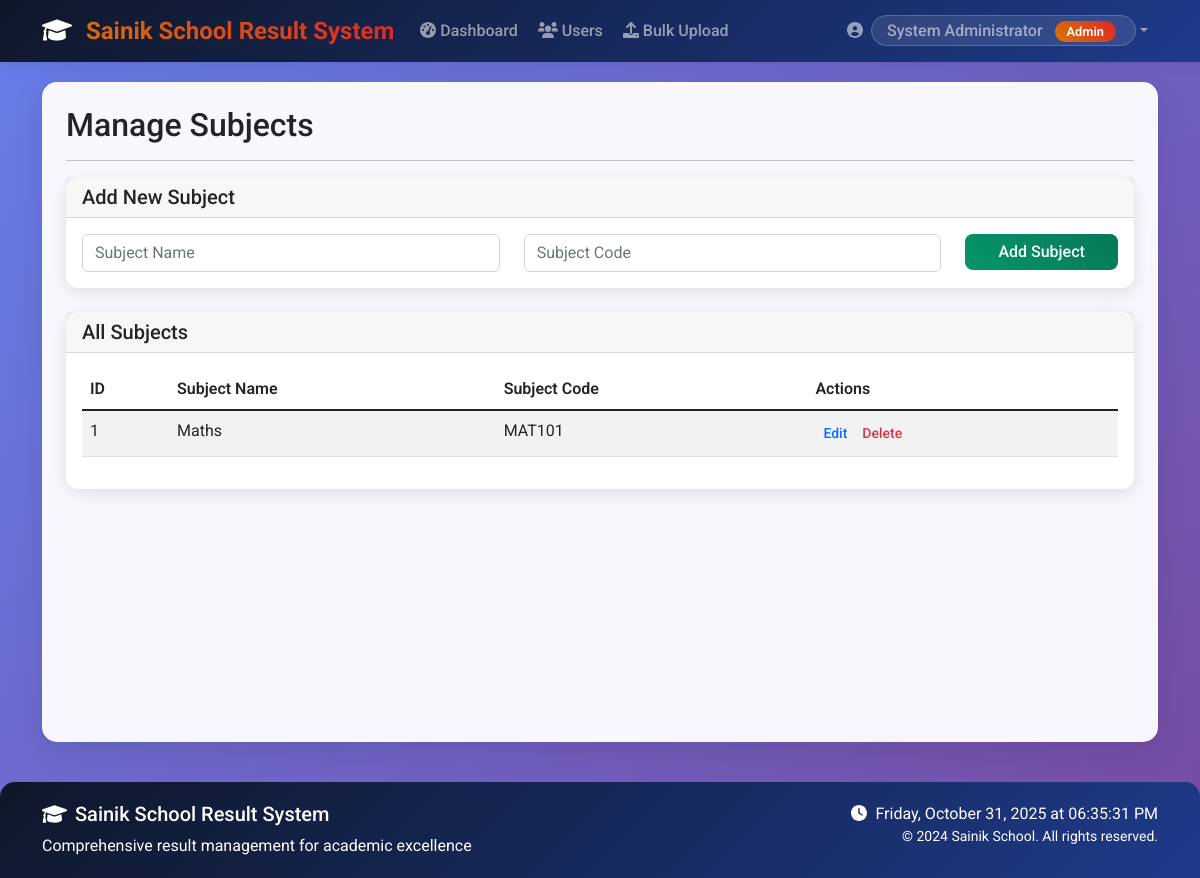
Before: /admin/manage_subjects (signed in) with the older database file.
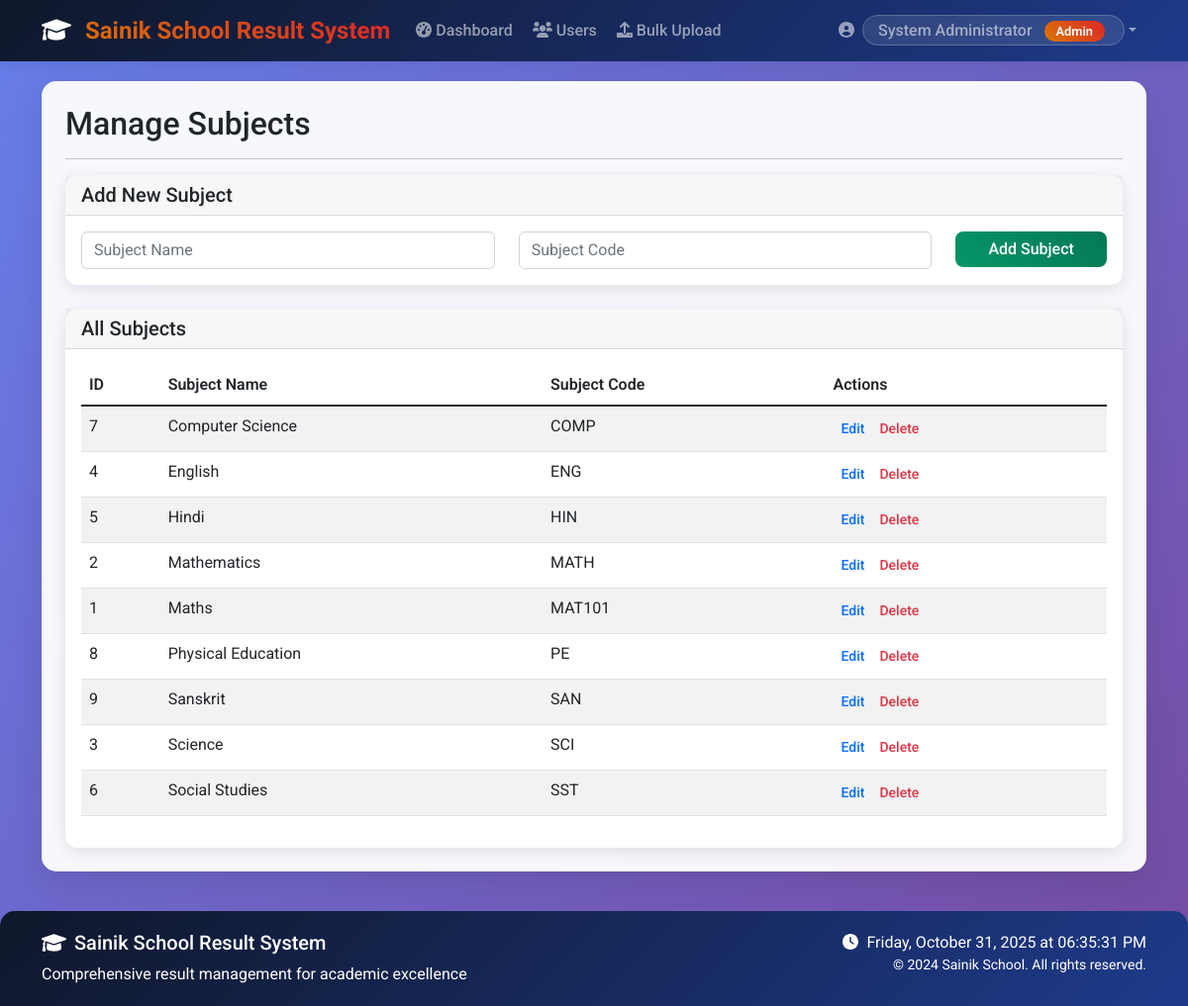
After: the same page with the newer database file.
### tables this page shows
CREATE TABLE users (
            id INTEGER PRIMARY KEY AUTOINCREMENT,
            username TEXT UNIQUE NOT NULL,
            password TEXT NOT NULL,
            role TEXT NOT NULL CHECK(role IN ('admin', 'teacher', 'student')),
            name TEXT NOT NULL,
            email TEXT,
            created_at TIMESTAMP DEFAULT CURRENT_TIMESTAMP
        );

CREATE TABLE subjects (
            id INTEGER PRIMARY KEY AUTOINCREMENT,
            subject_name TEXT NOT NULL UNIQUE,
            subject_code TEXT UNIQUE
        );

### app.py (the view)
@app.route('/admin/manage_subjects')
@login_required
def manage_subjects():
    if current_user.role != 'admin':
        flash('Access denied!', 'danger')
        return redirect(url_for('index'))
    subjects = Subject.get_all_subjects()
    return render_template('manage_subjects.html', subjects=subjects)

### app.py (called while the page is built)
@login_manager.user_loader
def load_user(user_id):
    return LoginUser.get(user_id)

### auth.py (called while the page is built)
    @staticmethod
    def get(user_id):
        user = User.get_by_id(user_id)
        if user:
            return LoginUser(user.id, user.username, user.role, user.name)
        return None

### database.py (called while the page is built)
def get_db_connection():
    conn = sqlite3.connect('school_results.db')
    conn.row_factory = sqlite3.Row
    return conn

### models.py (called while the page is built)
    @staticmethod
    def get_by_id(user_id):
        conn = get_db_connection()
        user = conn.execute(
            'SELECT * FROM users WHERE id = ?', (user_id,)
        ).fetchone()
        conn.close()
        if user:
            return User(
                id=user['id'],
                username=user['username'],
                password=user['password'],
                role=user['role'],
                name=user['name'],
                email=user['email']
            )
        return None

    @staticmethod
    def get_all_subjects():
        conn = get_db_connection()
        subjects = conn.execute('SELECT * FROM subjects ORDER BY subject_name').fetchall()
        conn.close()
        return subjects

### templates/manage_subjects.html (shortened to what this page needs)
{% extends "base.html" %}
{% block content %}
<div class="row">
    <div class="col-12">
        <h2>Manage Subjects</h2>
        <hr>
    </div>
</div>
<div class="row mb-4">
    <div class="col-12">
        <div class="card">
            <div class="card-header">
                <h5 class="card-title mb-0">Add New Subject</h5>
            </div>
            <div class="card-body">
                <form id="addSubjectForm">
                    <div class="row">
                        <div class="col-md-5">
                            <input type="text" class="form-control" name="subject_name" placeholder="Subject Name" required>
                        </div>
                        <div class="col-md-5">
                            <input type="text" class="form-control" name="subject_code" placeholder="Subject Code" required>
                        </div>
                        <div class="col-md-2">
                            <button type="submit" class="btn btn-success w-100">Add Subject</button>
                        </div>
                    </div>
                </form>
            </div>
        </div>
    </div>
</div>
<div class="row">
    <div class="col-12">
        <div class="card">
            <div class="card-header">
                <h5 class="card-title mb-0">All Subjects</h5>
            </div>
            <div class="card-body">
                <div class="table-responsive">
                    <table class="table table-striped">
                        <thead>
                            <tr>
                                <th>ID</th>
                                <th>Subject Name</th>
                                <th>Subject Code</th>
                                <th>Actions</th>
                            </tr>
                        </thead>
                        <tbody>
                            {% for subject in subjects %}
                            <tr>
                                <td>{{ subject['id'] }}</td>
                                <td>{{ subject['subject_name'] }}</td>
                                <td>{{ subject['subject_code'] }}</td>
                                <td>
                                    <div class="btn-group btn-group-sm">
                                        <a href="{{ url_for('edit_subject', subject_id=subject['id']) }}" class="btn btn-outline-primary">Edit</a>
                                        <button class="btn btn-outline-danger delete-subject" data-subject-id="{{ subject['id'] }}" data-subject-name="{{ subject['subject_name'] }}">Delete</button>
                                    </div>
                                </td>
                            </tr>
                            {% endfor %}
                        </tbody>
                    </table>
                </div>
            </div>
        </div>
    </div>
</div>
{% endblock %}

### templates/base.html (shortened to what this page needs)
<!DOCTYPE html>
<html lang="en">
<head>
    <link href="https://cdn.jsdelivr.net/npm/bootstrap@5.1.3/dist/css/bootstrap.min.css" rel="stylesheet">
    <link rel="stylesheet" href="https://cdnjs.cloudflare.com/ajax/libs/font-awesome/6.0.0/css/all.min.css">
    <link href="{{ url_for('static', filename='css/style.css') }}" rel="stylesheet">
</head>
<body>
    <nav class="navbar navbar-expand-lg navbar-dark bg-primary sticky-top">
        <div class="container">
            <a class="navbar-brand" href="{{ url_for('index') }}">
                <i class="fas fa-graduation-cap me-2"></i>
                Sainik School Result System
            </a>
            <div class="collapse navbar-collapse" id="navbarNav">
                <ul class="navbar-nav me-auto">
                    {% if current_user.is_authenticated %}
                        {% if current_user.role == 'admin' %}
                            <li class="nav-item">
                                <a class="nav-link" href="{{ url_for('admin_dashboard') }}">
                                    <i class="fas fa-tachometer-alt me-1"></i>Dashboard
                                </a>
                            </li>
                            <li class="nav-item">
                                <a class="nav-link" href="{{ url_for('manage_users') }}">
                                    <i class="fas fa-users me-1"></i>Users
                                </a>
                            </li>
                            <li class="nav-item">
                                <a class="nav-link" href="{{ url_for('upload_data') }}">
                                    <i class="fas fa-upload me-1"></i>Bulk Upload
                                </a>
                            </li>
                        {% endif %}
                    {% endif %}
                </ul>
                <div class="navbar-nav ms-auto">
                    {% if current_user.is_authenticated %}
                        <div class="nav-item dropdown">
                            <a class="nav-link dropdown-toggle" href="#" id="navbarDropdown" role="button" data-bs-toggle="dropdown">
                                <i class="fas fa-user-circle me-1"></i>
                                <span class="welcome-text">
                                    {{ current_user.name }}
                                    <span class="role-badge ms-2">{{ current_user.role|title }}</span>
                                </span>
                            </a>
                        </div>
                    {% else %}
                        <a class="nav-link" href="{{ url_for('login') }}">
                            <i class="fas fa-sign-in-alt me-1"></i>Login
                        </a>
                    {% endif %}
                </div>
            </div>
        </div>
    </nav>
    <div class="container">
        <div class="main-container p-4">
            {% block content %}{% endblock %}
        </div>
    </div>
    <footer class="footer">
        <div class="container">
            <div class="row">
                <div class="col-md-6">
                    <h5><i class="fas fa-graduation-cap me-2"></i>Sainik School Result System</h5>
                    <p class="mb-0">Comprehensive result management for academic excellence</p>
                </div>
                <div class="col-md-6 text-md-end">
                    <p class="mb-0">
                        <i class="fas fa-clock me-1"></i>
                        <span id="current-time"></span>
                    </p>
                    <p class="mb-0 small">
                        &copy; 2024 Sainik School. All rights reserved.
                    </p>
                </div>
            </div>
        </div>
    </footer>
</body>
</html>

### static/css/style.css (style rules this page uses)
body { background-color: #f8f9fa; }
.card { box-shadow: 0 0.125rem 0.25rem rgba(0, 0, 0, 0.075); border: 1px solid rgba(0, 0, 0, 0.125); }
.navbar-brand { font-weight: bold; }
.table th { border-top: none; font-weight: 600; }
.btn { border-radius: 0.375rem; }
.form-control, .form-select { border-radius: 0.375rem; }

### templates/base.html (style rules this page uses)
:root { --sainik-blue: #1e3a8a; --sainik-red: #dc2626; --sainik-gold: #d97706; --sainik-dark: #0f172a; }
body { font-family: 'Roboto', sans-serif; background: linear-gradient(135deg, #667eea 0%, #764ba2 100%); min-height: 100vh; }
.main-container { background: rgba(255, 255, 255, 0.95); backdrop-filter: blur(10px); border-radius: 15px; box-shadow: 0 8px 32px rgba(0, 0, 0, 0.1); margin-top: 20px; margin-bottom: 20px; min-height: calc(100vh - 140px); }
.navbar-brand { font-weight: 700; font-size: 1.5rem; background: linear-gradient(45deg, var(--sainik-gold), var(--sainik-red)); -webkit-background-clip: text; -webkit-text-fill-color: transparent; background-clip: text; }
.navbar { background: linear-gradient(135deg, var(--sainik-dark), var(--sainik-blue)) !important; box-shadow: 0 2px 15px rgba(0, 0, 0, 0.1); }
.nav-link { font-weight: 500; transition: all 0.3s ease; border-radius: 5px; margin: 0 2px; }
.welcome-text { background: rgba(255, 255, 255, 0.1); padding: 5px 15px; border-radius: 20px; border: 1px solid rgba(255, 255, 255, 0.2); }
.footer { background: linear-gradient(135deg, var(--sainik-dark), var(--sainik-blue)); color: white; padding: 20px 0; margin-top: 40px; border-radius: 15px 15px 0 0; }
.role-badge { background: linear-gradient(45deg, var(--sainik-gold), var(--sainik-red)); color: white; padding: 3px 12px; border-radius: 15px; font-size: 0.8rem; font-weight: 600; }
.card { transition: all 0.3s ease; border: none; border-radius: 12px; box-shadow: 0 4px 15px rgba(0, 0, 0, 0.1); }
.btn { border-radius: 8px; font-weight: 500; transition: all 0.3s ease; border: none; }
.btn-success { background: linear-gradient(45deg, #059669, #047857); }

Changed rows visible on the page:
added subjects: id "7", subject_name "Computer Science", subject_code "COMP"
added subjects: id "4", subject_name "English", subject_code "ENG"
added subjects: id "5", subject_name "Hindi", subject_code "HIN"
added subjects: id "2", subject_name "Mathematics", subject_code "MATH"
added subjects: id "8", subject_name "Physical Education", subject_code "PE"
added subjects: id "9", subject_name "Sanskrit", subject_code "SAN"
added subjects: id "3", subject_name "Science", subject_code "SCI"
added subjects: id "6", subject_name "Social Studies", subject_code "SST"
